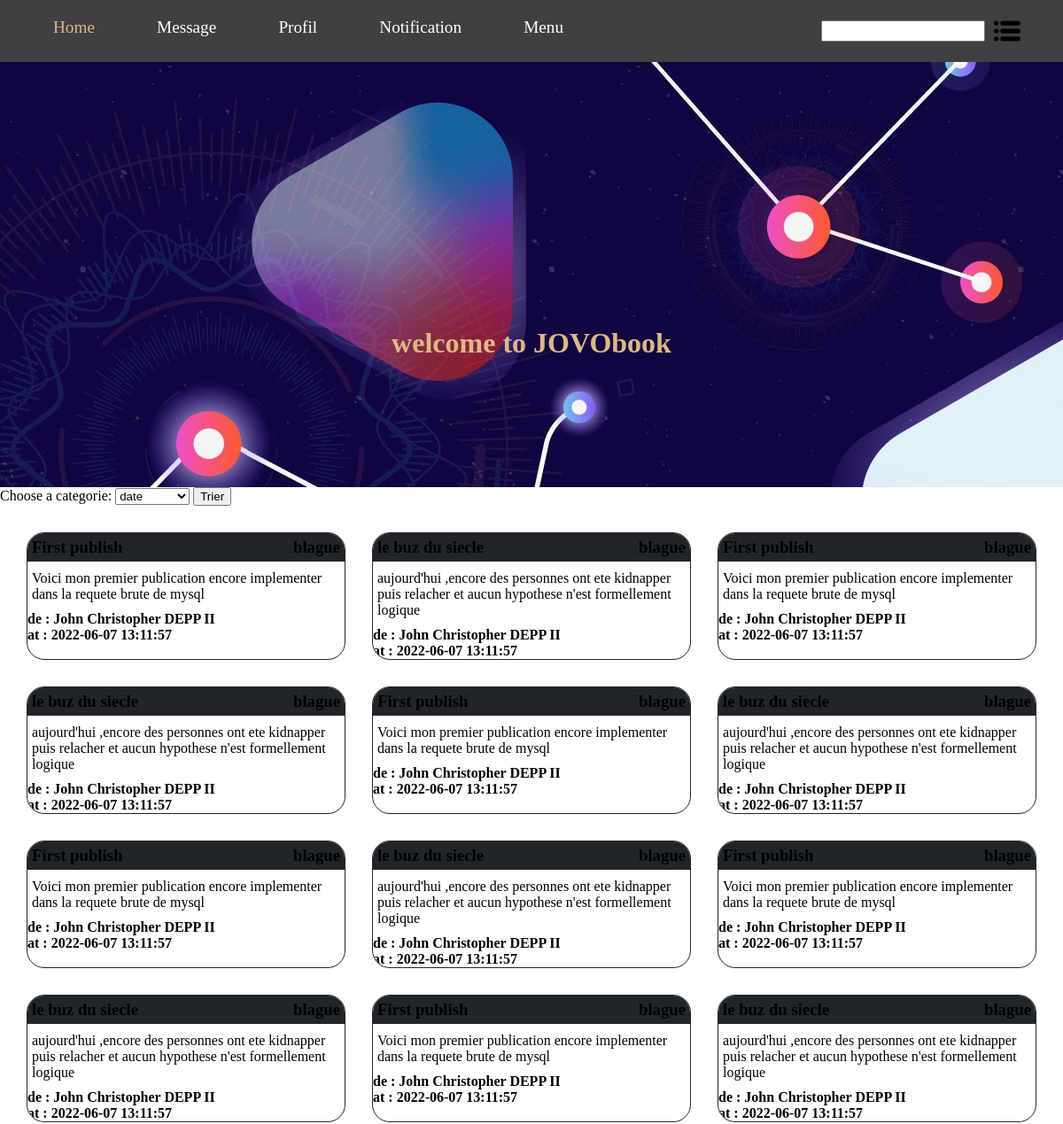
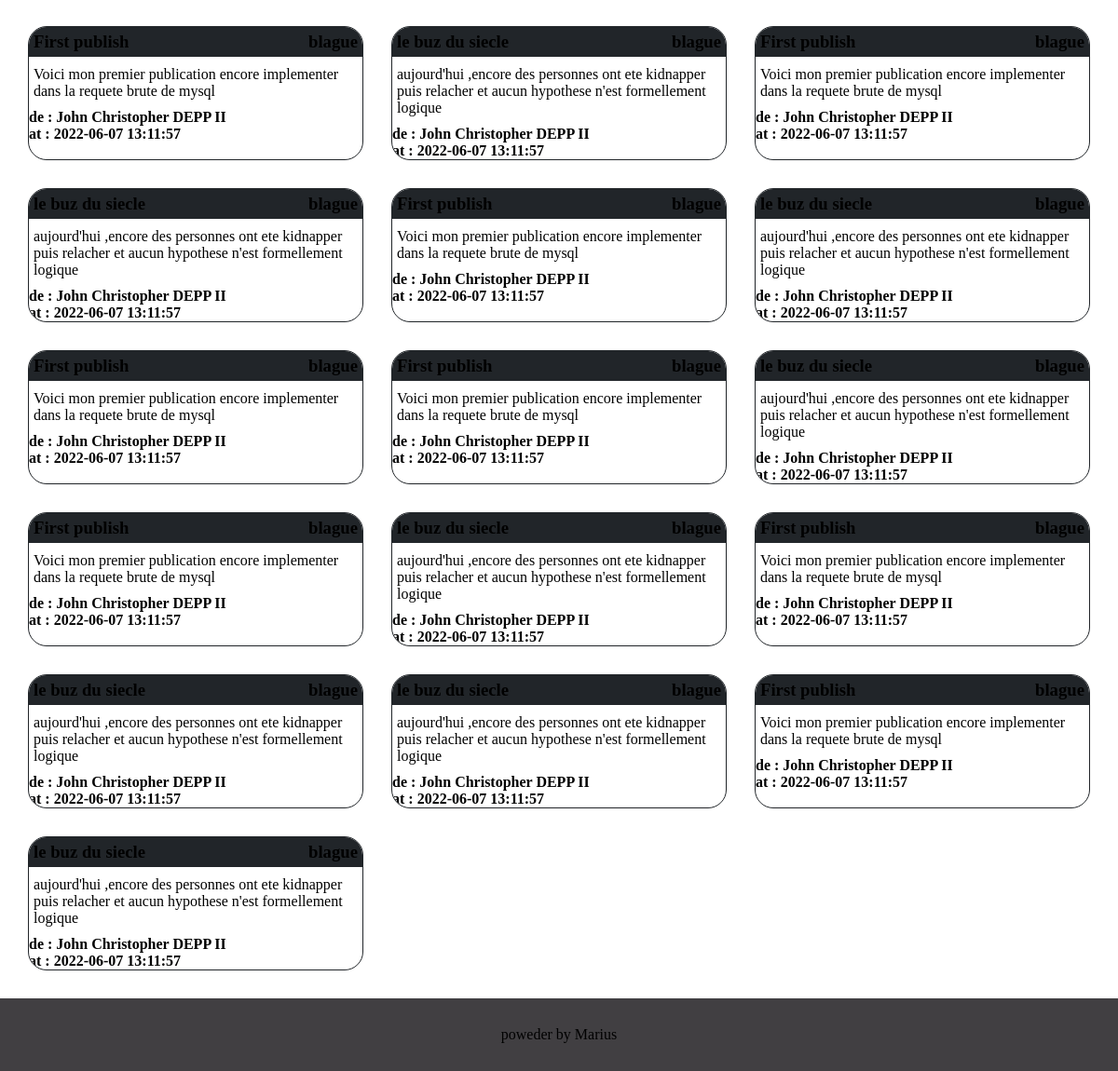
Before: / with the older database file (2 pictures, top to bottom).
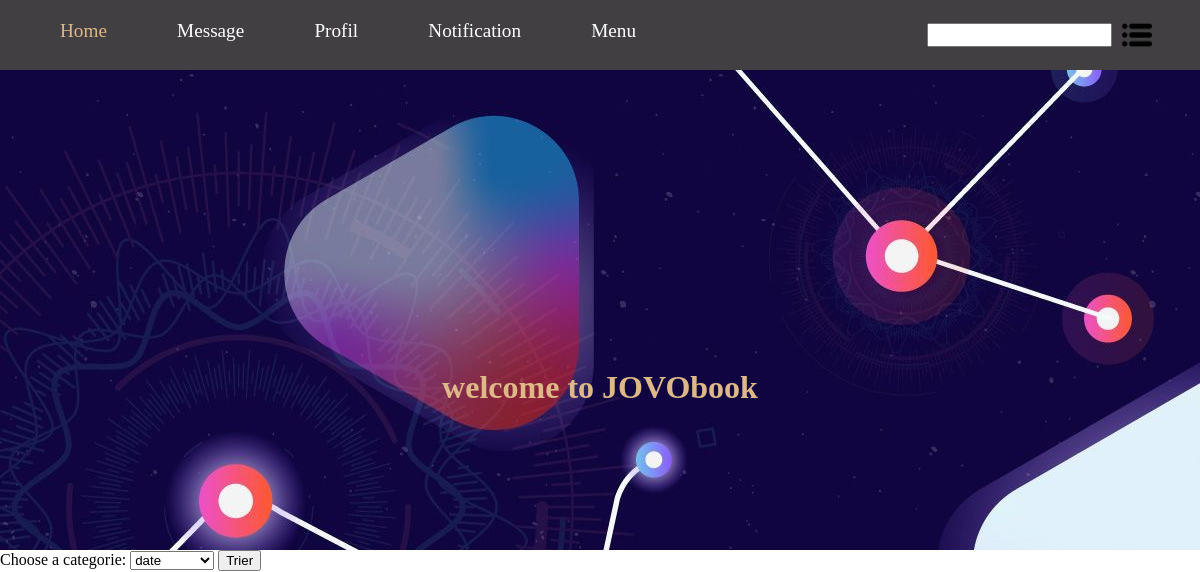
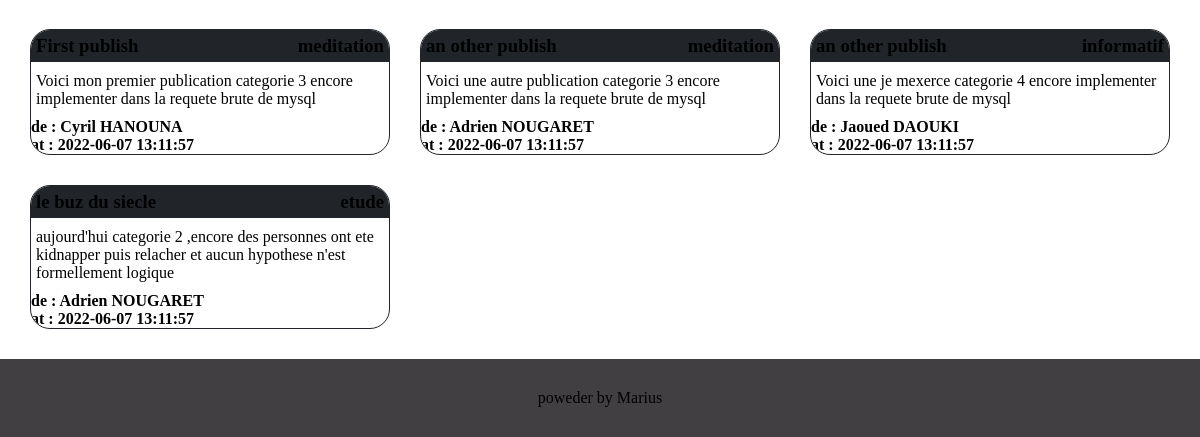
After: the same page with the newer database file (2 pictures, top to bottom).
### tables this page shows
CREATE TABLE IF NOT EXISTS `article`
(
    `id_article` INT PRIMARY KEY NOT NULL AUTO_INCREMENT,
    `article_title` VARCHAR(65) NOT NULL DEFAULT " ",
    `article_content` TEXT NOT NULL ,
    `article_date` DATETIME DEFAULT NOW(),
    `article_authorId` INT NOT NULL DEFAULT 1,
    `article_categorieId` INT NOT NULL DEFAULT 1
);

CREATE TABLE IF NOT EXISTS `categorie`
(
    `id_categorie` INT PRIMARY KEY NOT NULL AUTO_INCREMENT,
    `categorie_name` VARCHAR(65) NOT NULL
);

CREATE TABLE IF NOT EXISTS `member`
(
    `id_member` INT PRIMARY KEY NOT NULL AUTO_INCREMENT,
    `member_firstname` VARCHAR(65) NOT NULL, 
	`member_lastname` VARCHAR(65) NOT NULL, 
	`member_birthdate` DATE NOT NULL, 
	`member_tel` CHAR(10)
);

### _classes/article.php (called while the page is built, shortened)
<?php
class article
{
    static function getAllArticle(){
        global $db;
        $reqArticles=$db->prepare('SELECT article.* , member.member_firstname , member.member_lastname , categorie.categorie_name
                                FROM article
                                INNER JOIN member  ON member.id_member = article.article_authorId
                                INNER JOIN categorie  ON categorie.id_categorie = article.article_categorieId
                                ORDER BY article_date');
        $reqArticles->execute([]);
        return $reqArticles->fetchAll(PDO::FETCH_OBJ);
    }
};

### models/home_model.php (called while the page is built, shortened)
<?php
    if(isset($_POST["categorie"]) && !empty($_POST["categorie"]) && $_POST["categorie"]!="date"){
        $articles = Article::getAllArticleByCategorie($_POST["categorie"]);
    }
    else{
        $articles = Article::getAllArticle();
    }
?>

### views/home_view.php (the view, shortened to what this page needs)
<!DOCTYPE html>
<html lang="en">
<head>
    <?php include_once "_shared/head.php";?>
</head>
<body>
    <?php include_once "_shared/header.php";?>
    <div class="container_home">
        <div class="embleme">
            <h1>welcome to JOVObook </h1>
        </div>
        <div class="categorie_home">
            <form action="" method="post">
                <label for="categie">Choose a categorie:</label>
                <select id="categorie" name="categorie"  >
                    <option value="date" selected> date</option>
                </select>
                <button type="submit">Trier</button>
            </form>
        </div>
        <div class="container_home_list">
            <section>
                <?php foreach ($articles as $article):?>
                    <article>
                        <div class="article_entete">
                            <h3> <?= $article->article_title ?> <h3>
                            <p> <?= $article->categorie_name ?> </p>
                        </div>
                        <div class="article_content">
                            <p> <?= $article->article_content ?> </p>
                        </div>
                        <div class="article_author">
                            <h4> <?= "de : ".$article->member_firstname." ".$article->member_lastname ?> <h4>
                            <h4> <?= "at : ".$article->article_date ?> </h4>
                        </div>
                    </article>
                <?php endforeach?>
            </section>
        </div>
    </div>
    <?php include_once "_shared/footer.php";?>
    </body>
</html>

### index.php (shortened to what this page needs)
<?php
    include "_config/db.php";
    include_once "_classes/article.php";
    if(isset($_GET["page"]) && !empty($_GET["page"])){
        $page = trim(strtolower($_GET["page"]));
    }
    else{
        $page = "home";
    }
    $allPages=scandir("controllers/");
    if(in_array($page."_controller.php",$allPages)){
        include_once "models/".$page."_model.php";
        include_once "views/".$page."_view.php";
    }
    else{
        include_once "views/error_view.php";
    }
?>

### views/_shared/head.php (shortened to what this page needs)
<link rel="stylesheet" href="../assets/styles/style.css">

### views/_shared/header.php
<header class="header">
    <ul class="nav">
        <li><a href="index.php?page=Home" <?php if($page=="home"){echo "class='pageOn'";}?> >Home</a></li>
        <li><a href="index.php?page=Message" <?php if($page=="message"){echo "class='pageOn'";}?>>Message</a></li>
        <li><a href="index.php?page=Profil" <?php if($page=="profil"){echo "class='pageOn'";}?>>Profil</a></li>
        <li><a href="index.php?page=Notification" <?php if($page=="notification"){echo "class='pageOn'";}?>>Notification</a></li>
        <li><a href="index.php?page=Menu" <?php if($page=="menu"){echo "class='pageOn'";}?>>Menu</a></li>
    </ul>
    <p class="nav2">
        <input type="text" name="search" id="search">
        <img class="icon_menu" src="../../assets/images/menu.png" alt="icon">
    </p>
</header>

### views/_shared/footer.php
<footer class="footer">
    poweder by Marius
</footer>

### assets/styles/style.css (style rules this page uses)
* { margin:0; }
ul { list-style: none; padding: 0; }
.nav { width:50vw; display: flex; justify-content: space-between; }
li { list-style: none; font-size: 1.2rem; padding:0 2%; }
a { text-decoration: none; color:white; }
.pageOn { color:burlywood; }
.header { display:flex; justify-content: space-between; padding:20px 4vw; background: #413F42; color: #fff; }
.icon_menu { height: 30px; width:30px; }
.nav2 { display:flex; align-items: center; }
.nav2 input { height: 60%; margin:auto 10px; }
footer { display:grid; justify-items: center; align-items: center; padding:30px 4vw; background: #413F42; }
.container_home .embleme { position:relative; background: url("../images/img.jpg"); height: 60vh; }
.embleme h1 { position:absolute; bottom:30%; left:50%; color: burlywood; transform: translateX(-50%); }
.container_home section { padding: 30px; background: white; display:grid; grid-template-columns: 1fr 1fr 1fr; gap: 30px; }
.container_home article { border:solid 1px #212529; border-radius: 20px; overflow: hidden; }
.article_entete { padding: 5px; display:flex; justify-content: space-between; align-content: center; background: #212529; }
.article_content { padding:10px 5px; }
.header { grid-area: header; }
.footer { grid-area: footer; }

Changed rows visible on the page:
removed article: article_title "First publish", categorie.categorie_name "blague", article_content "Voici mon premier publication encore implementer dans la requete brute de mysql", member.member_firstname "John Christopher", member.member_lastname "DEPP II", article_date "2022-06-07 13:11:57"
removed article: article_title "le buz du siecle", categorie.categorie_name "blague", article_content "aujourd'hui ,encore des personnes ont ete kidnapper puis relacher et aucun hypothese n'est formellement logique", member.member_firstname "John Christopher", member.member_lastname "DEPP II", article_date "2022-06-07 13:11:57"
removed article: article_title "First publish", categorie.categorie_name "blague", article_content "Voici mon premier publication encore implementer dans la requete brute de mysql", member.member_firstname "John Christopher", member.member_lastname "DEPP II", article_date "2022-06-07 13:11:57"
removed article: article_title "le buz du siecle", categorie.categorie_name "blague", article_content "aujourd'hui ,encore des personnes ont ete kidnapper puis relacher et aucun hypothese n'est formellement logique", member.member_firstname "John Christopher", member.member_lastname "DEPP II", article_date "2022-06-07 13:11:57"
removed article: article_title "First publish", categorie.categorie_name "blague", article_content "Voici mon premier publication encore implementer dans la requete brute de mysql", member.member_firstname "John Christopher", member.member_lastname "DEPP II", article_date "2022-06-07 13:11:57"
removed article: article_title "le buz du siecle", categorie.categorie_name "blague", article_content "aujourd'hui ,encore des personnes ont ete kidnapper puis relacher et aucun hypothese n'est formellement logique", member.member_firstname "John Christopher", member.member_lastname "DEPP II", article_date "2022-06-07 13:11:57"
removed article: article_title "First publish", categorie.categorie_name "blague", article_content "Voici mon premier publication encore implementer dans la requete brute de mysql", member.member_firstname "John Christopher", member.member_lastname "DEPP II", article_date "2022-06-07 13:11:57"
removed article: article_title "le buz du siecle", categorie.categorie_name "blague", article_content "aujourd'hui ,encore des personnes ont ete kidnapper puis relacher et aucun hypothese n'est formellement logique", member.member_firstname "John Christopher", member.member_lastname "DEPP II", article_date "2022-06-07 13:11:57"
removed article: article_title "First publish", categorie.categorie_name "blague", article_content "Voici mon premier publication encore implementer dans la requete brute de mysql", member.member_firstname "John Christopher", member.member_lastname "DEPP II", article_date "2022-06-07 13:11:57"
removed article: article_title "le buz du siecle", categorie.categorie_name "blague", article_content "aujourd'hui ,encore des personnes ont ete kidnapper puis relacher et aucun hypothese n'est formellement logique", member.member_firstname "John Christopher", member.member_lastname "DEPP II", article_date "2022-06-07 13:11:57"
removed article: article_title "First publish", categorie.categorie_name "blague", article_content "Voici mon premier publication encore implementer dans la requete brute de mysql", member.member_firstname "John Christopher", member.member_lastname "DEPP II", article_date "2022-06-07 13:11:57"
removed article: article_title "le buz du siecle", categorie.categorie_name "blague", article_content "aujourd'hui ,encore des personnes ont ete kidnapper puis relacher et aucun hypothese n'est formellement logique", member.member_firstname "John Christopher", member.member_lastname "DEPP II", article_date "2022-06-07 13:11:57"
removed article: article_title "First publish", categorie.categorie_name "blague", article_content "Voici mon premier publication encore implementer dans la requete brute de mysql", member.member_firstname "John Christopher", member.member_lastname "DEPP II", article_date "2022-06-07 13:11:57"
removed article: article_title "le buz du siecle", categorie.categorie_name "blague", article_content "aujourd'hui ,encore des personnes ont ete kidnapper puis relacher et aucun hypothese n'est formellement logique", member.member_firstname "John Christopher", member.member_lastname "DEPP II", article_date "2022-06-07 13:11:57"
removed article: article_title "First publish", categorie.categorie_name "blague", article_content "Voici mon premier publication encore implementer dans la requete brute de mysql", member.member_firstname "John Christopher", member.member_lastname "DEPP II", article_date "2022-06-07 13:11:57"
removed article: article_title "First publish", categorie.categorie_name "blague", article_content "Voici mon premier publication encore implementer dans la requete brute de mysql", member.member_firstname "John Christopher", member.member_lastname "DEPP II", article_date "2022-06-07 13:11:57"
removed article: article_title "le buz du siecle", categorie.categorie_name "blague", article_content "aujourd'hui ,encore des personnes ont ete kidnapper puis relacher et aucun hypothese n'est formellement logique", member.member_firstname "John Christopher", member.member_lastname "DEPP II", article_date "2022-06-07 13:11:57"
removed article: article_title "First publish", categorie.categorie_name "blague", article_content "Voici mon premier publication encore implementer dans la requete brute de mysql", member.member_firstname "John Christopher", member.member_lastname "DEPP II", article_date "2022-06-07 13:11:57"
removed article: article_title "le buz du siecle", categorie.categorie_name "blague", article_content "aujourd'hui ,encore des personnes ont ete kidnapper puis relacher et aucun hypothese n'est formellement logique", member.member_firstname "John Christopher", member.member_lastname "DEPP II", article_date "2022-06-07 13:11:57"
removed article: article_title "First publish", categorie.categorie_name "blague", article_content "Voici mon premier publication encore implementer dans la requete brute de mysql", member.member_firstname "John Christopher", member.member_lastname "DEPP II", article_date "2022-06-07 13:11:57"
removed article: article_title "le buz du siecle", categorie.categorie_name "blague", article_content "aujourd'hui ,encore des personnes ont ete kidnapper puis relacher et aucun hypothese n'est formellement logique", member.member_firstname "John Christopher", member.member_lastname "DEPP II", article_date "2022-06-07 13:11:57"
removed article: article_title "le buz du siecle", categorie.categorie_name "blague", article_content "aujourd'hui ,encore des personnes ont ete kidnapper puis relacher et aucun hypothese n'est formellement logique", member.member_firstname "John Christopher", member.member_lastname "DEPP II", article_date "2022-06-07 13:11:57"
removed article: article_title "First publish", categorie.categorie_name "blague", article_content "Voici mon premier publication encore implementer dans la requete brute de mysql", member.member_firstname "John Christopher", member.member_lastname "DEPP II", article_date "2022-06-07 13:11:57"
removed article: article_title "le buz du siecle", categorie.categorie_name "blague", article_content "aujourd'hui ,encore des personnes ont ete kidnapper puis relacher et aucun hypothese n'est formellement logique", member.member_firstname "John Christopher", member.member_lastname "DEPP II", article_date "2022-06-07 13:11:57"
changed article "First publish": categorie.categorie_name "blague" → "meditation"; article_content "Voici mon premier publication encore implementer dans la requete brute de mysql" → "Voici mon premier publication categorie 3 encore implementer dans la requete brute de mysql"; member.member_firstname "John Christopher" → "Cyril"; member.member_lastname "DEPP II" → "HANOUNA"
changed article: article_title "le buz du siecle" → "an other publish"; categorie.categorie_name "blague" → "meditation"; article_content "aujourd'hui ,encore des personnes ont ete kidnapper puis relacher et aucun hypothese n'est formellement logique" → "Voici une autre publication categorie 3 encore implementer dans la requete brute de mysql"; member.member_firstname "John Christopher" → "Adrien"; member.member_lastname "DEPP II" → "NOUGARET"
changed article: article_title "First publish" → "an other publish"; categorie.categorie_name "blague" → "informatif"; article_content "Voici mon premier publication encore implementer dans la requete brute de mysql" → "Voici une je mexerce categorie 4 encore implementer dans la requete brute de mysql"; member.member_firstname "John Christopher" → "Jaoued"; member.member_lastname "DEPP II" → "DAOUKI"
changed article "le buz du siecle": categorie.categorie_name "blague" → "etude"; article_content "aujourd'hui ,encore des personnes ont ete kidnapper puis relacher et aucun hypothese n'est formellement logique" → "aujourd'hui categorie 2 ,encore des personnes ont ete kidnapper puis relacher et aucun hypothese n'est formellement logique"; member.member_firstname "John Christopher" → "Adrien"; member.member_lastname "DEPP II" → "NOUGARET"
